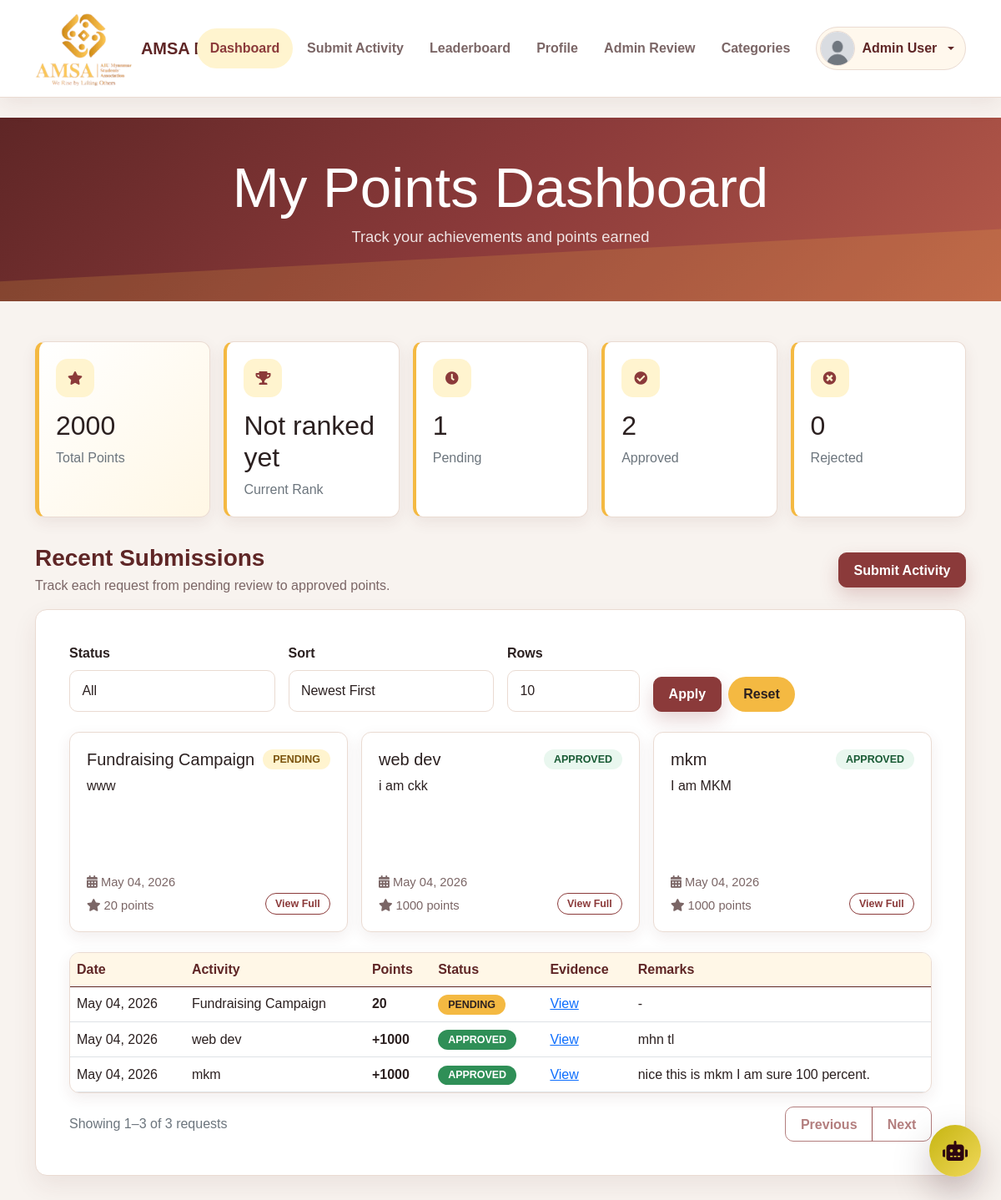
/point/my_points.php (signed in), run on the app's committed database.
### tables this page shows
CREATE TABLE `user` (
  `id` int(11) NOT NULL,
  `name` varchar(100) NOT NULL,
  `password` varchar(255) NOT NULL,
  `email` varchar(150) NOT NULL,
  `role` enum('member','president','vice_president','secretary','male_treasurer','female_treasurer','system_admin') NOT NULL DEFAULT 'member',
  `status` enum('active','inactive','suspended') NOT NULL DEFAULT 'active',
  `profile_image` varchar(255) DEFAULT NULL,
  `last_login` datetime DEFAULT NULL,
  `created_at` datetime DEFAULT current_timestamp(),
  `updated_at` datetime DEFAULT NULL ON UPDATE current_timestamp()
);

CREATE TABLE `user_points` (
  `id` int(11) NOT NULL,
  `user_id` int(11) NOT NULL,
  `total_points` int(11) DEFAULT 0,
  `last_updated` datetime DEFAULT current_timestamp() ON UPDATE current_timestamp()
);

CREATE TABLE `point_request` (
  `id` int(11) NOT NULL,
  `user_id` int(11) NOT NULL,
  `point_category_id` int(11) NOT NULL,
  `eop_evidence` varchar(255) NOT NULL COMMENT 'End of Participation evidence file path',
  `description` text DEFAULT NULL,
  `status` enum('pending','approved','rejected') DEFAULT 'pending',
  `admin_remarks` text DEFAULT NULL,
  `request_date` datetime DEFAULT current_timestamp(),
  `review_date` datetime DEFAULT NULL,
  `reviewed_by` int(11) DEFAULT NULL
);

CREATE TABLE `point_category` (
  `id` int(11) NOT NULL,
  `category_name` varchar(100) NOT NULL,
  `points` int(11) NOT NULL,
  `description` text DEFAULT NULL,
  `status` enum('active','inactive') DEFAULT 'active',
  `created_at` datetime DEFAULT current_timestamp(),
  `updated_at` datetime DEFAULT NULL ON UPDATE current_timestamp()
);

### point/my_points.php (the view, shortened to what the rows shown need)
<?php
require_once '../config/database.php';
$userId = currentUserId();
$userPoints = getUserPoints($userId);
$userRequests = getUserPointRequests($userId);
$historyStatusRaw = $_GET['status'] ?? 'all';
$historyStatus = in_array($historyStatusRaw, ['all', 'pending', 'approved', 'rejected'], true) ? $historyStatusRaw : 'all';
$historySortRaw = $_GET['sort'] ?? 'newest';
$historySort = in_array($historySortRaw, ['newest', 'oldest', 'points_desc', 'points_asc'], true) ? $historySortRaw : 'newest';
$historyPage = max(1, (int) ($_GET['page'] ?? 1));
$historyPerPage = (int) ($_GET['per_page'] ?? 10);
$historyPageData = getUserPointRequestsPaginated($userId, $historyStatus, $historySort, $historyPage, $historyPerPage);
$historyRequests = $historyPageData['requests'];
$currentRank = function_exists('getUserRank') ? getUserRank($userId) : null;
function cleanDisplayText($text)
{
    $text = html_entity_decode($text, ENT_QUOTES | ENT_HTML5, 'UTF-8');
    $text = str_replace(
        ["\\r\\n", "\\n", "\\r", "\\t"],
        ["\n", "\n", "\n", "    "],
        $text
    );
    $text = stripslashes($text);
    return trim($text);
}
function truncateDisplayText($text, $limit = 150)
{
    $text = cleanDisplayText($text);
    if (function_exists('mb_strlen') && function_exists('mb_substr')) {
        if (mb_strlen($text, 'UTF-8') <= $limit) {
            return $text;
        }
        return rtrim(mb_substr($text, 0, $limit, 'UTF-8')) . '...';
    }
    return rtrim(substr($text, 0, $limit)) . '...';
}
$approvedCount = 0;
$pendingCount = 0;
$rejectedCount = 0;
foreach ($userRequests as $request) {
    if ($request['status'] === 'approved') {
        $approvedCount++;
    } elseif ($request['status'] === 'pending') {
        $pendingCount++;
    } elseif ($request['status'] === 'rejected') {
        $rejectedCount++;
    }
}
?>
<!DOCTYPE html>
<html lang="en">
<head>
    <link href="https://cdn.jsdelivr.net/npm/bootstrap@5.0.0/dist/css/bootstrap.min.css" rel="stylesheet">
    <link href="points-style.css" rel="stylesheet">
    <link href="../assets/css/amsa-chatbot.css" rel="stylesheet">
    <link href="https://cdnjs.cloudflare.com/ajax/libs/font-awesome/5.10.0/css/all.min.css" rel="stylesheet">
</head>
<body class="points-page">
    <?php include __DIR__ . '/includes/navbar.php'; ?>
    <div class="container-fluid bg-primary points-hero py-5 mb-5">
        <div class="container text-center">
            <h1 class="display-4 text-white">My Points Dashboard</h1>
        </div>
    </div>
    <div class="container points-page-shell mb-5">
        <div class="points-stat-grid">
            <div>
                <div class="amsa-stat-card points-stat-card primary-metric">
                    <span class="stat-icon"><i class="fas fa-star"></i></span>
                    <h2><?php echo (int) $userPoints; ?></h2>
                    <p class="text-muted mb-0">Total Points</p>
                </div>
            </div>
            <div>
                <div class="amsa-stat-card points-stat-card">
                    <h2><?php echo $currentRank ? '#' . (int) $currentRank['rank'] : 'Not ranked yet'; ?></h2>
                </div>
            </div>
            <div>
                <div class="amsa-stat-card points-stat-card">
                    <h2><?php echo (int) $pendingCount; ?></h2>
                </div>
            </div>
            <div>
                <div class="amsa-stat-card points-stat-card">
                    <h2><?php echo (int) $approvedCount; ?></h2>
                </div>
            </div>
            <div>
                <div class="amsa-stat-card points-stat-card">
                    <h2><?php echo (int) $rejectedCount; ?></h2>
                </div>
            </div>
        </div>
        <div class="card shadow-sm amsa-card">
            <div class="card-body">
                <?php if (empty($userRequests)): ?>
                    <div class="amsa-empty-state mb-0">
                        <i class="fas fa-clipboard-list fa-2x mb-3 text-primary"></i>
                        <h4>No Submissions Yet</h4>
                        <p>Submit your first AMSA activity to start building your points history.</p>
                        <a href="point_request.php" class="btn btn-primary amsa-btn amsa-btn-primary">Submit Activity</a>
                    </div>
                <?php else: ?>
                    <div class="points-card-list mb-4">
                        <?php foreach (array_slice($userRequests, 0, 4) as $request): ?>
                            <?php
                            $cardModalId = 'descriptionModal_' . (int) $request['id'];
                            $cardTitle = cleanDisplayText($request['category_name'] ?? '');
                            $cardDescription = cleanDisplayText($request['description'] ?? '');
                            $cardPreview = truncateDisplayText($cardDescription, 140);
                            ?>
                            <div class="amsa-card points-activity-card">
                                <div class="d-flex justify-content-between align-items-start mb-2">
                                    <h5 class="points-activity-title"><?php echo htmlspecialchars($cardTitle); ?></h5>
                                    <span class="amsa-badge amsa-badge-<?php echo htmlspecialchars($request['status']); ?>"><?php echo ucfirst(htmlspecialchars($request['status'])); ?></span>
                                </div>
                                <p class="points-activity-preview"><?php echo nl2br(htmlspecialchars($cardPreview, ENT_QUOTES | ENT_HTML5, 'UTF-8')); ?></p>
                                <div class="points-activity-footer">
                                    <div class="points-activity-meta">
                                        <span><i class="fas fa-calendar-alt me-1"></i><?php echo date('M d, Y', strtotime($request['request_date'])); ?></span>
                                        <span><i class="fas fa-star me-1"></i><?php echo (int) $request['points']; ?> points</span>
                                    </div>
                                    <div class="points-activity-actions">
                                        <button type="button" class="btn btn-outline-primary amsa-btn points-view-full-btn" data-bs-toggle="modal" data-bs-target="#<?php echo $cardModalId; ?>">View Full</button>
                                    </div>
                                </div>
                            </div>
                        <?php endforeach; ?>
                    </div>
                    <?php if (empty($historyRequests)): ?>
                        <div class="amsa-empty-state mb-0">
                            <i class="fas fa-clipboard-list fa-2x mb-3 text-primary"></i>
                            <h4>No requests found for this filter.</h4>
                            <p class="mb-0">Try another status filter or reset your request history.</p>
                        </div>
                    <?php else: ?>
                    <div class="table-responsive amsa-table-wrap">
                        <table class="table align-middle amsa-table">
                            <thead>
                                <tr>
                                    <th>Date</th>
                                    <th>Activity</th>
                                    <th>Points</th>
                                    <th>Status</th>
                                    <th>Evidence</th>
                                    <th>Remarks</th>
                                </tr>
                            </thead>
                            <tbody>
                                <?php foreach ($historyRequests as $request): ?>
                                    <?php
                                    $badge = $request['status'] === 'approved' ? 'success' : ($request['status'] === 'pending' ? 'warning text-dark' : 'danger');
                                    $historyRemarks = cleanDisplayText($request['admin_remarks'] ?? '-');
                                    $historyRemarksPreview = truncateDisplayText($historyRemarks, 120);
                                    ?>
                                    <tr>
                                        <td><?php echo date('M d, Y', strtotime($request['request_date'])); ?></td>
                                        <td class="points-history-text"><?php echo nl2br(htmlspecialchars(cleanDisplayText($request['category_name'] ?? ''), ENT_QUOTES | ENT_HTML5, 'UTF-8')); ?></td>
                                        <td><strong><?php echo $request['status'] === 'approved' ? '+' : ''; ?><?php echo (int) $request['points']; ?></strong></td>
                                        <td><span class="badge bg-<?php echo $badge; ?> amsa-badge amsa-badge-<?php echo htmlspecialchars($request['status']); ?>"><?php echo ucfirst(htmlspecialchars($request['status'])); ?></span></td>
                                        <td>
                                            <?php if ($request['eop_evidence']): ?>
                                                <a href="evidence.php?id=<?php echo (int) $request['id']; ?>" target="_blank">View</a>
                                            <?php else: ?>
                                                <span class="text-muted">None</span>
                                            <?php endif; ?>
                                        </td>
                                        <td class="points-history-text">
                                            <div><?php echo nl2br(htmlspecialchars($historyRemarksPreview, ENT_QUOTES | ENT_HTML5, 'UTF-8')); ?></div>
                                        </td>
                                    </tr>
                                <?php endforeach; ?>
                            </tbody>
                        </table>
                    </div>
                    <?php endif; ?>
                <?php endif; ?>
            </div>
        </div>
    </div>
</body>
</html>

### point/includes/navbar.php (shortened to what the rows shown need)
<?php
$pointsUser = currentUserId() ? getUserProfile(currentUserId()) : null;
$pointsUserName = $pointsUser['name'] ?? ($_SESSION['user_name'] ?? 'AMSA User');
$pointsAvatar = profileImageUrl($pointsUser['profile_image'] ?? null, '../');
?>
<nav class="navbar navbar-light bg-light points-navbar border-bottom mb-4">
    <div class="container points-nav-container">
        <div class="points-nav-profile dropdown">
            <button class="points-profile-toggle dropdown-toggle" type="button" id="pointsProfileDropdown" data-bs-toggle="dropdown" aria-expanded="false">
                <img src="<?php echo htmlspecialchars($pointsAvatar); ?>" class="points-nav-avatar" alt="Profile image">
                <span><?php echo htmlspecialchars($pointsUserName); ?></span>
            </button>
        </div>
    </div>
</nav>

### data on the page
user: name "Admin User"
user_points: total_points "2000"
point_request: point_category.category_name "Fundraising Campaign", status "PENDING", description "www", request_date "May 04, 2026", point_category.points "20", admin_remarks "-"
point_request: point_category.category_name "web dev", status "APPROVED", description "i am ckk", request_date "May 04, 2026", point_category.points "1000", admin_remarks "mhn tl"
point_request: point_category.category_name "mkm", status "APPROVED", description "I am MKM", request_date "May 04, 2026", point_category.points "1000", admin_remarks "nice this is mkm I am sure 100 percent."

### other printed values
$pendingCount "1"
$approvedCount "2"
$rejectedCount "0"
$historyStart "1"
$historyEnd "3"
$historyTotal "3"
form field per_page "10"
